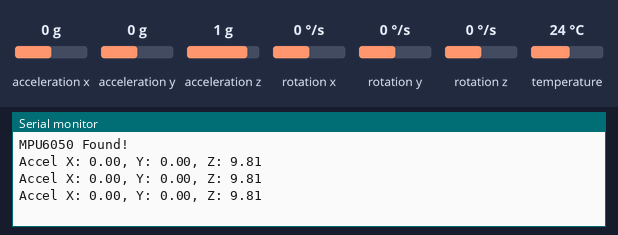
A sketch run on a simulated Arduino Uno, built with avr-gcc and run on an emulated ATmega328P. Shown: the last lines printed to the serial monitor. Inputs (shaded band) come from the test bench; at power-on: acceleration x 0 g, acceleration y 0 g, acceleration z 1 g, rotation x 0 °/s, rotation y 0 °/s, rotation z 0 °/s, temperature 24 °C.

Above: at 1.3 s.
1.4 s: acceleration x set to -1.4 g
At 1.9 s:
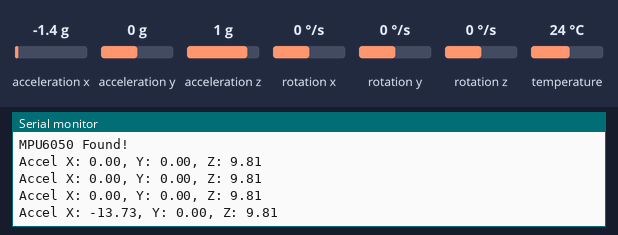
2.9 s: acceleration y set to -1.4 g
At 3.4 s:
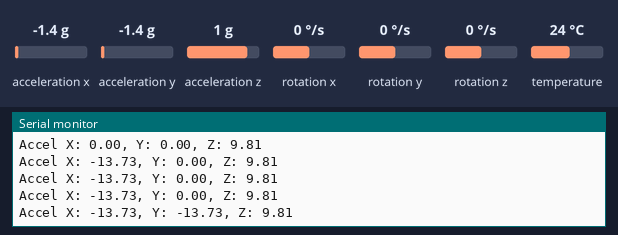
4.4 s: acceleration z set to -1.4 g
At 4.9 s:
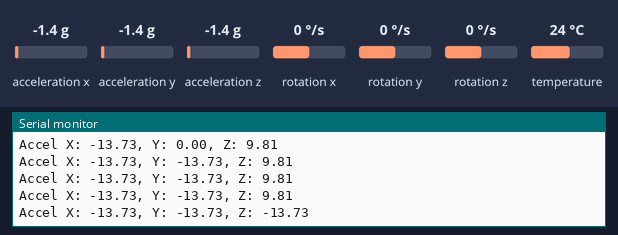

The sketch:

TiltSensingV2.ino
```cpp
#include <Adafruit_MPU6050.h>
#include <Adafruit_Sensor.h>
#include <Wire.h>

Adafruit_MPU6050 mpu;

void setup() {
  Serial.begin(115200);

  // Initialize the sensor
  if (!mpu.begin()) {
    Serial.println("Failed to find MPU6050 chip");
    while (1) { delay(10); }
  }

  Serial.println("MPU6050 Found!");
}

void loop() {
  sensors_event_t a, g, temp;
  mpu.getEvent(&a, &g, &temp);

  /* Print out the values */
  Serial.print("Accel X: "); Serial.print(a.acceleration.x);
  Serial.print(", Y: "); Serial.print(a.acceleration.y);
  Serial.print(", Z: "); Serial.println(a.acceleration.z);

  delay(500);
}
```

Measured:
- after the input at 1.4 s, the serial monitor: prints a new line after 0.11 s (image 1)
- after the input at 2.9 s, the serial monitor: prints a new line after 0.12 s (image 2)
- after the input at 4.4 s, the serial monitor: prints a new line after 0.14 s (image 3)
